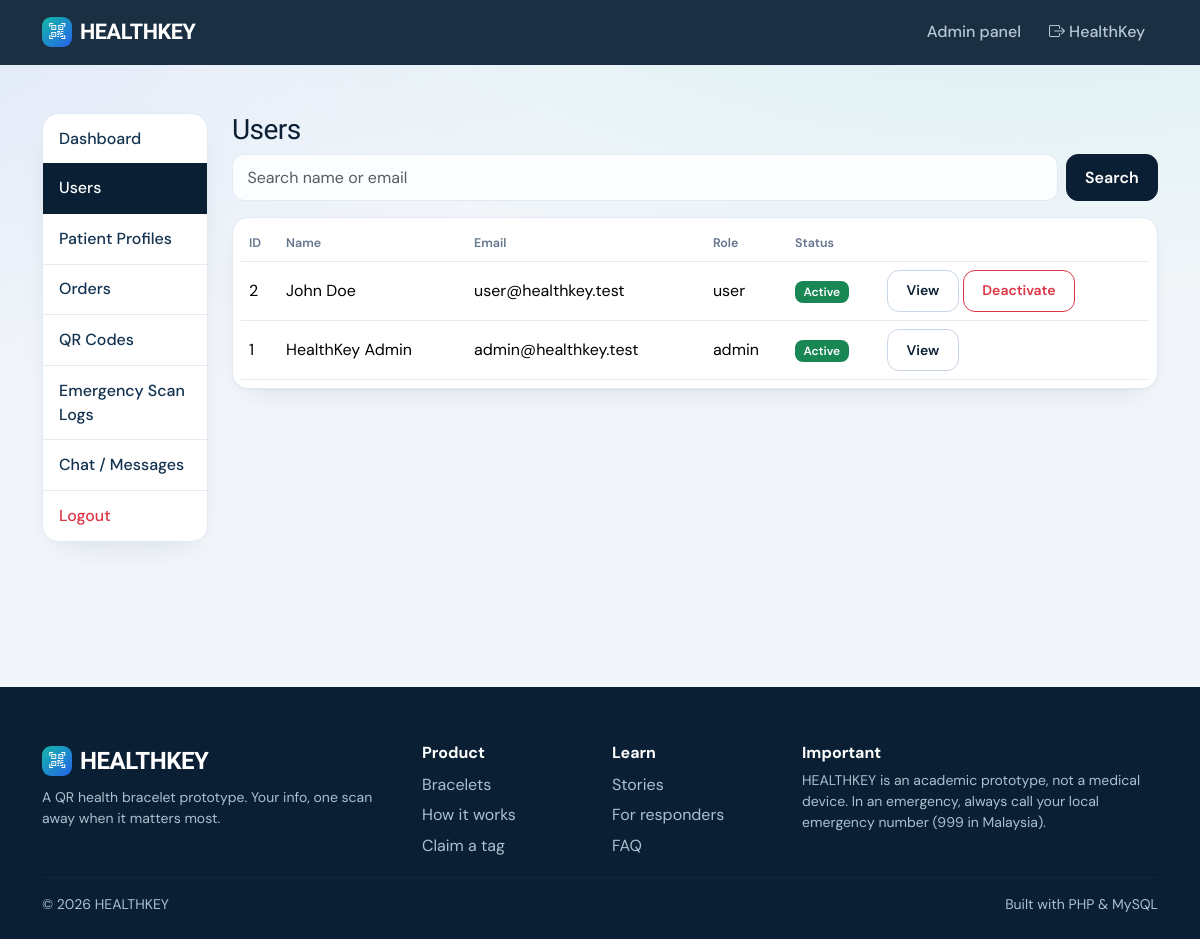
The page /admin/users.php (signed in) on the database its author committed.
### tables this page shows
CREATE TABLE users(id INT AUTO_INCREMENT PRIMARY KEY,name VARCHAR(100) NOT NULL,email VARCHAR(150) NOT NULL UNIQUE,password VARCHAR(255) NOT NULL,phone VARCHAR(30),role ENUM('user','admin') DEFAULT 'user',is_active TINYINT DEFAULT 1,created_at TIMESTAMP DEFAULT CURRENT_TIMESTAMP,updated_at TIMESTAMP DEFAULT CURRENT_TIMESTAMP ON UPDATE CURRENT_TIMESTAMP);

### includes/database.php (called while the page is built)
<?php
function db(){static $p;if(!$p){$p=new PDO('mysql:host='.DB_HOST.';dbname='.DB_NAME.';charset=utf8mb4',DB_USER,DB_PASS,[PDO::ATTR_ERRMODE=>PDO::ERRMODE_EXCEPTION,PDO::ATTR_DEFAULT_FETCH_MODE=>PDO::FETCH_ASSOC]);}return $p;}
function q($sql,$a=[]){$s=db()->prepare($sql);$s->execute($a);return $s;}

### includes/auth.php (called while the page is built, shortened)
<?php
function user(){static $u=false;if($u===false){$u=!empty($_SESSION['uid'])?q('SELECT * FROM users WHERE id=? AND is_active=1',[$_SESSION['uid']])->fetch():null;}return $u?:null;}
function require_admin(){$u=user();if(!$u||$u['role']!=='admin'){http_response_code(403);die('You do not have permission to access this page.');}}

### includes/functions.php (called while the page is built, shortened)
<?php
function e($v){return htmlspecialchars((string)$v,ENT_QUOTES,'UTF-8');}

### admin/users.php (the view, shortened to what this page needs)
<?php require '_top.php';
$s='%'.trim($_GET['s']??'').'%';[$pg,$off,$per]=page(0);
$rows=q("SELECT * FROM users WHERE name LIKE ? OR email LIKE ? ORDER BY id DESC LIMIT $per OFFSET $off",[$s,$s])->fetchAll();?>
<h3>Users</h3><form class="mb-3 d-flex gap-2"><input name="s" class="form-control" placeholder="Search name or email" value="<?=e($_GET['s']??'')?>"><button class="btn btn-primary">Search</button></form>
<div class="table-responsive card p-2"><table class="table align-middle mb-0"><tr><th>ID</th><th>Name</th><th>Email</th><th>Role</th><th>Status</th><th></th></tr>
<?php foreach($rows as $r):?><tr><td><?=$r['id']?></td><td><?=e($r['name'])?></td><td><?=e($r['email'])?></td><td><?=$r['role']?></td><td><span class="badge <?=$r['is_active']?'bg-success':'bg-secondary'?>"><?=$r['is_active']?'Active':'Deactivated'?></span></td>
<td class="text-nowrap"><a class="btn btn-sm btn-outline-primary" href="user-view.php?id=<?=$r['id']?>">View</a>
<?php if($r['role']==='user'):?><form method="post" class="d-inline"><?=csrf()?><input type="hidden" name="id" value="<?=$r['id']?>"><button class="btn btn-sm btn-outline-danger"><?=$r['is_active']?'Deactivate':'Activate'?></button></form><?php endif;?></td></tr><?php endforeach;?></table></div><?php pager($tot);?>
<?php require '_bottom.php';

### includes/header.php (shortened to what this page needs)
<?php require_once __DIR__.'/bootstrap.php'; $u=user(); $title=$title??'HEALTHKEY'; ?>
<!doctype html><html lang="en"><head><meta charset="utf-8"><meta name="viewport" content="width=device-width,initial-scale=1">
<link href="https://cdn.jsdelivr.net/npm/bootstrap@5.3.3/dist/css/bootstrap.min.css" rel="stylesheet">
<link href="https://cdn.jsdelivr.net/npm/bootstrap-icons@1.11.3/font/bootstrap-icons.css" rel="stylesheet">
<link href="<?=BASE_URL?>/assets/css/style.css" rel="stylesheet"></head><body>
<nav class="navbar navbar-expand-lg navbar-dark hk-nav"><div class="container">
<a class="navbar-brand text-white" href="<?=BASE_URL?>/"><span class="brand-dot"><i class="bi bi-qr-code-scan"></i></span>HEALTHKEY</a>
<div class="collapse navbar-collapse" id="n"><ul class="navbar-nav ms-auto align-items-lg-center">
<?php if($u&&$u['role']==='admin'):?><li class="nav-item"><a class="nav-link" href="<?=BASE_URL?>/admin/messages.php">Admin panel <span class="hk-badge" style="display:none">0</span></a></li>
<?php endif; if($u):?><li class="nav-item"><a class="nav-link" href="<?=BASE_URL?>/logout.php"><i class="bi bi-box-arrow-right"></i> <?=e(explode(' ',$u['name'])[0])?></a></li>
<?php endif;?>
</ul></div></div></nav><main class="container py-4 py-lg-5" id="top"><?=flash()?>

### assets/css/style.css (style rules this page uses)
:root { --ink:#0A1F33;--ink2:#12324F;--teal:#14B8A6;--teal-d:#0D9488;--blue:#2563EB;--alert:#F0484B;--paper:#F2F6FA;--line:#E3EAF1;--mute:#64748B;--r:16px }
* { -webkit-font-smoothing:antialiased }
body { font-family:'DM Sans',system-ui,sans-serif;background:var(--paper);color:var(--ink);background-image:radial-gradient(900px 400px at 85% -100px,rgba(20,184,166,.13),transparent),radial-gradient(700px 400px at -10% 0,rgba(37,99,235,.09),transparent);background-repeat:no-repeat }
h1,h2,h3,h4,h5,.navbar-brand,.stat { font-family:'Bricolage Grotesque','DM Sans',sans-serif;letter-spacing:-.02em }
a { color:var(--blue) }
.hk-nav { background:rgba(10,31,51,.92)!important;backdrop-filter:blur(10px);position:sticky;top:0;z-index:50;padding:.7rem 0 }
.navbar-brand { font-weight:800;font-size:1.35rem;display:flex;align-items:center;gap:.5rem }
.brand-dot { width:30px;height:30px;border-radius:9px;background:linear-gradient(135deg,var(--teal),var(--blue));display:grid;place-items:center;font-size:1rem }
.hk-nav .nav-link { color:#b8c7d6!important;font-weight:500;border-radius:10px;padding:.45rem .8rem!important;margin-left:.15rem }
.card { background:#fff;border:1px solid var(--line);border-radius:var(--r);box-shadow:0 1px 2px rgba(10,31,51,.04),0 12px 32px -18px rgba(10,31,51,.18) }
.btn { border-radius:12px;font-weight:600;padding:.6rem 1.15rem;transition:transform .15s,box-shadow .15s,background .15s }
.btn-primary { background:var(--ink);border-color:var(--ink) }
.btn-outline-primary { color:var(--ink);border-color:#c9d6e3 }
.form-control,.form-select { border:1.5px solid var(--line);border-radius:12px;padding:.65rem .9rem;background:#fbfdff }
.badge { border-radius:8px;padding:.4em .7em;font-weight:600 }
.table { --bs-table-bg:transparent }
.table th { font-size:.78rem;color:var(--mute);font-weight:600;border-bottom:1.5px solid var(--line) }
.table td { border-color:var(--line) }

### rows shown on the page
users: name "HealthKey", id "1", name "HealthKey Admin", email "admin@healthkey.test", role "admin", is_active "Active"
users: id "2", name "John Doe", email "user@healthkey.test", role "user", is_active "Active"

### other values the page prints
$l "Dashboard"
$l "Users"
$l "Patient Profiles"
$l "Orders"
$l "QR Codes"
$l "Emergency Scan Logs"
$l "Chat / Messages"
